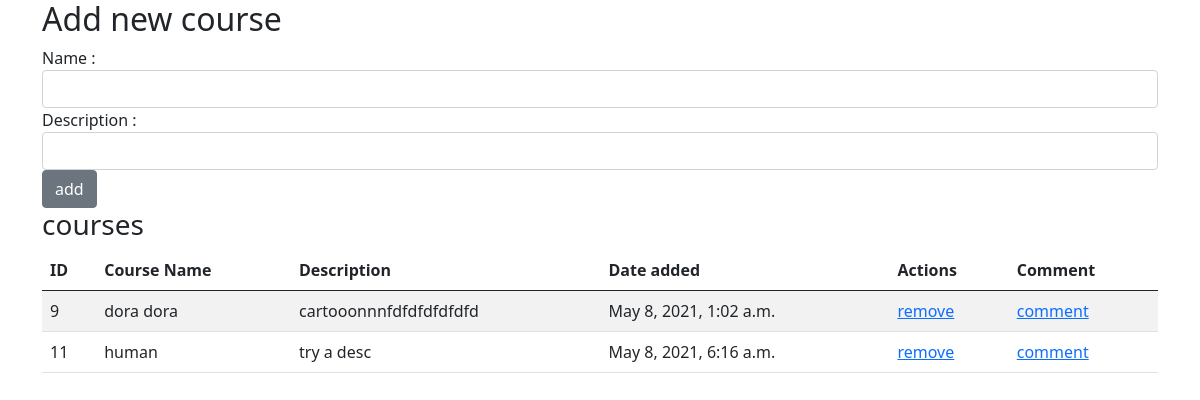
The page / on the database its author committed.
### courses_app/models.py (models this page shows)
class Course(models.Model):
    name = models.CharField(max_length=255)
    date_added = models.DateTimeField(auto_now_add=True, blank=True)
    description = models.OneToOneField(Description, related_name="course",null=True,on_delete=models.CASCADE)#one to one with class Description
    created_at = models.DateTimeField(auto_now_add=True)
    updated_at = models.DateTimeField(auto_now=True)
    objects = CourseManager()

class Description(models.Model): #one course has one description, one to one relationship, add
    desc = models.TextField()
    created_at = models.DateTimeField(auto_now_add=True)
    updated_at = models.DateTimeField(auto_now=True)

### courses_app/views.py (the view)
# urls.py: path('', views.index),
def index(request):
    context = {
        'courses': Course.objects.all()
    }
    return render(request,'index.html', context)

### courses_app/templates/index.html (shortened to what this page needs)
<!DOCTYPE html>
<html lang="en">
<head>
<link href="https://cdn.jsdelivr.net/npm/bootstrap@5.0.0/dist/css/bootstrap.min.css" rel="stylesheet">
</head>
<body>
    <div class="container">
    <h2>Add new course</h2>
    <form action="/courses/create" method='POST'>
        <label for="name">Name :</label>
        <input type="text" name="name" class="form-control">
        <label for="desc">Description :</label>
        <input type="textarea" name="desc" class="form-control">
        <input type="submit" value="add" class="btn btn-secondary">
    </form>
    <h3>courses</h3>
    <table class="table table-striped">
        <thead>
            <th>ID</th>
            <th>Course Name</th>
            <th>Description</th>
            <th>Date added</th>
            <th>Actions</th>
            <th>Comment</th>
        </thead>
        <tbody>
            {% for course in courses%}
            <tr>
                <td>{{course.id}}</td>
                <td>{{course.name}}</td>
                <td>{{course.description.desc}}</td>
                <td>{{course.date_added}}</td>
                <td><a href="/courses/destroy/{{course.id}}">remove</a></td>
                <td><a href="/courses/comment/{{course.id}}">comment</a></td>
            </tr>
            {% endfor %}
        </tbody>
    </table>
    </div>
</body>
</html>

### rows shown on the page
Course: id "9", name "dora dora", description.desc "cartooonnnfdfdfdfdfdfd", date_added "May 8, 2021, 1:02 a.m."
Course: id "11", name "human", description.desc "try a desc", date_added "May 8, 2021, 6:16 a.m."
